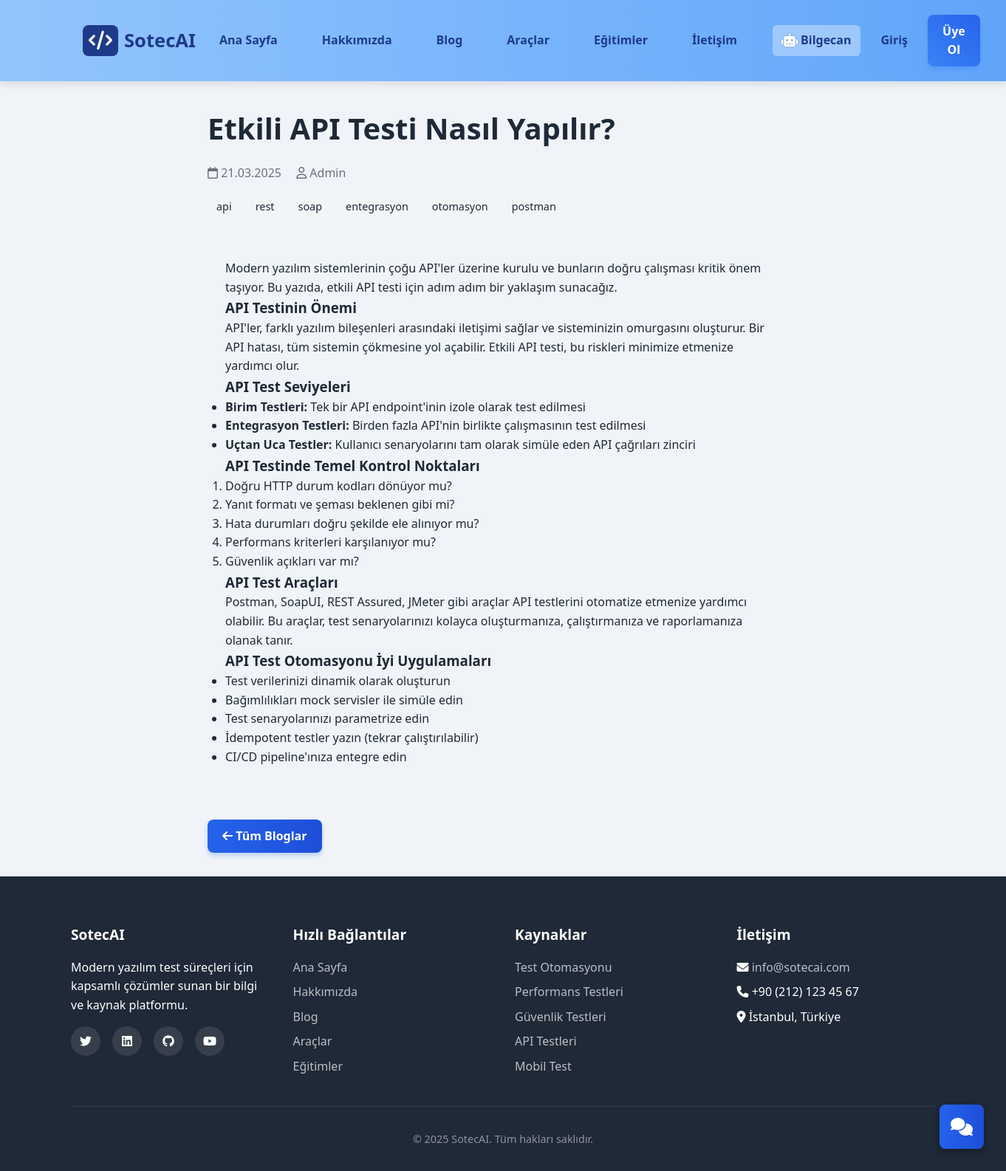
Page /blog/2 on the committed database.
### app.py (models this page shows)
class Blog(db.Model):
    id = db.Column(db.Integer, primary_key=True)
    baslik = db.Column(db.String(200), nullable=False, index=True)
    icerik = db.Column(db.Text, nullable=False)
    yazar_id = db.Column(db.Integer, db.ForeignKey('kullanici.id'), index=True)
    tarih = db.Column(db.DateTime, default=datetime.utcnow, index=True)
    ozet = db.Column(db.String(300))
    etiketler = db.Column(db.String(200), index=True)
    yazar = db.relationship('Kullanici', backref='blogs')

### app.py (the view)
@app.route('/blog/<int:blog_id>')
def blog_detay(blog_id):
    blog = Blog.query.options(
        joinedload(Blog.yazar),
        joinedload(Blog.yorumlar).joinedload(Yorum.kullanici)
    ).get_or_404(blog_id)
    return render_template('blog_detay.html', blog=blog)

### app.py (called while the page is built)
@app.before_request
def load_user():
    if 'kullanici_id' in session:
        g.user = Kullanici.query.get(session['kullanici_id'])
    else:
        g.user = None

### templates/blog_detay.html (shortened to what this page needs)
{% extends 'base.html' %}
{% block content %}
{% set current_lang = session.get('lang', 'tr') %}
<div class="container">
    <div class="blog-detail">
        <div class="blog-header">
            <h1>
                {% if current_lang == 'tr' %}
                    {{ blog.baslik }}
                {% endif %}
            </h1>
            <div class="blog-meta">
                <span><i class="far fa-calendar"></i> {{ blog.tarih.strftime('%d.%m.%Y') }}</span>
                <span style="margin-left: 1rem;"><i class="far fa-user"></i>
                    {% if current_lang == 'tr' %}
                        Admin
                    {% else %}
                        Administrator
                    {% endif %}
                </span>
            </div>
            <div class="blog-tags">
                {% for etiket in blog.etiketler.split(',') %}
                <span class="tag">
                    {% if current_lang == 'tr' %}
                        {{ etiket }}
                    {% endif %}
                </span>
                {% endfor %}
            </div>
        </div>
        <div class="blog-content">
            {% if current_lang == 'tr' %}
                {{ blog.icerik|safe }}
            {% endif %}
        </div>
        <div style="margin-top: 3rem;">
            <a href="{{ url_for('blog_listesi') }}" class="btn btn-primary"><i class="fas fa-arrow-left"></i>
                {% if current_lang == 'tr' %}
                    Tüm Bloglar
                {% else %}
                    All Blogs
                {% endif %}
            </a>
        </div>
    </div>
</div>
{% endblock %}

### templates/base.html (style rules this page uses)
:root { --primary: #2563eb; --primary-dark: #1d4ed8; --secondary: #10b981; --dark: #1f2937; --light: #f3f4f6; --gray: #6b7280; --success: #10b981; --danger: #ef4444; --warning: #f59e0b; --info: #3b82f6; }
* { box-sizing: border-box; margin: 0; padding: 0; }
body { font-family: 'Segoe UI', Tahoma, Geneva, Verdana, sans-serif; line-height: 1.6; color: var(--dark); background-color: #f0f4f9; }
a { color: var(--primary); text-decoration: none; }
.container { width: 100%; max-width: 1200px; margin: 0 auto; padding: 0 15px; }
.btn { display: inline-block; padding: 0.75rem 1.5rem; border-radius: 4px; font-weight: 600; text-align: center; cursor: pointer; transition: all 0.3s ease; }
.btn-primary { background: linear-gradient(to right, #2563eb, #1d4ed8); color: white; padding: 0.6rem 1.25rem; border-radius: 8px; font-weight: 600; border: none; box-shadow: 0 4px 6px rgba(37, 99, 235, 0.25); transition: all 0.3s; }
.blog-content { padding: 1.5rem; }
.blog-detail { max-width: 800px; margin: 0 auto; padding: 2rem 0; }
.blog-header { margin-bottom: 2rem; }
.blog-header h1 { font-size: 2.5rem; margin-bottom: 1rem; }
.blog-meta { color: var(--gray); margin-bottom: 1rem; }
.blog-tags { display: flex; flex-wrap: wrap; gap: 0.5rem; margin-bottom: 1.5rem; }
.tag { background-color: var(--light); color: var(--dark); padding: 0.25rem 0.75rem; border-radius: 4px; font-size: 0.9rem; }

### rows in the picture
Blog: baslik "Etkili API Testi Nasıl Yapılır?", tarih "21.03.2025", icerik "Modern yazılım sistemlerinin çoğu API'ler üzerine kurulu ve bunların doğru çalışması kritik önem taşıyor. Bu yazıda, etkili API testi için adım adım bir yaklaşım sunacağız. API Testinin Önemi API'ler, farklı yazılım bileşenleri arasındaki iletişimi sağlar ve sisteminizin omurgasını oluşturur. Bir API hatası, tüm sistemin çökmesine yol açabilir. Etkili API testi, bu riskleri minimize etmenize yardımcı olur. API Test Seviyeleri Birim Testleri: Tek bir API endpoint'inin izole olarak test edilmesi Entegrasyon Testleri: Birden fazla API'nin birlikte çalışmasının test edilmesi Uçtan Uca Testler: Kullanıcı senaryolarını tam olarak simüle eden API çağrıları zinciri API Testinde Temel Kontrol…"

### other values in the picture
{{ tr_en[current_lang]['anasayfa'] }} "Ana Sayfa"
{{ tr_en[current_lang]['hakkimizda'] }} "Hakkımızda"
{{ tr_en[current_lang]['blog'] }} "Blog"
{{ tr_en[current_lang]['araclar'] }} "Araçlar"
{{ tr_en[current_lang]['egitimler'] }} "Eğitimler"
{{ tr_en[current_lang]['iletisim'] }} "İletişim"
{{ tr_en[current_lang]['giris'] }} "Giriş"
{{ tr_en[current_lang]['kayit'] }} "Üye Ol"
{{ etiket }} "api" "rest" "soap" "entegrasyon" "otomasyon" "postman"
